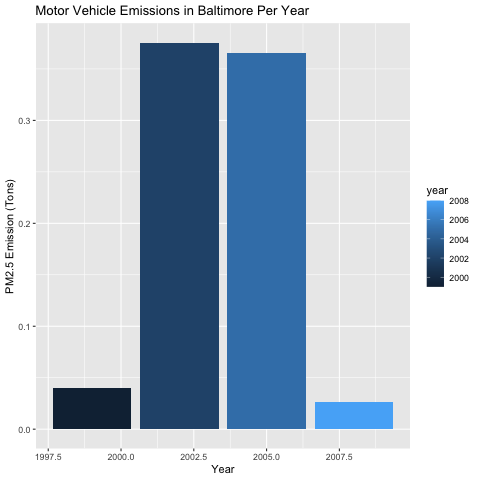

Reproduce this figure in R.
motor <- grep("motor", SCC$Short.Name, ignore.case = T)
motordata <- baltimore[which(baltimore$SCC %in% SCC[motor, "SCC"]),]

png(filename = "/Users/vasudok/R Programming/Coursera R/EDAProject2/plot5.png")

ggplot(motordata, aes(year,Emissions, fill = year)) +
  geom_histogram(stat = "summary") + 
  labs(y="PM2.5 Emission (Tons)", x = "Year") +
  labs(title = "Motor Vehicle Emissions in Baltimore Per Year")

dev.off()